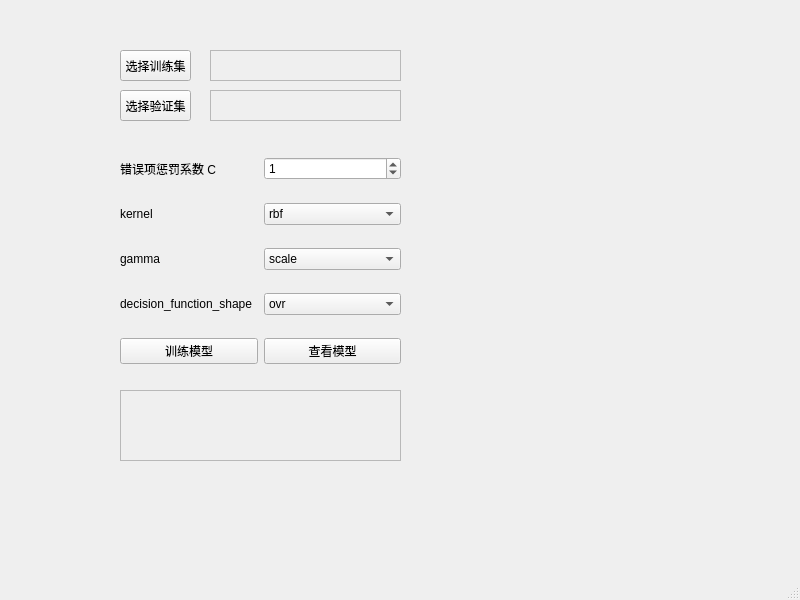
<?xml version="1.0" encoding="UTF-8"?>
<ui version="4.0">
 <class>MainWindow</class>
 <widget class="QMainWindow" name="MainWindow">
  <property name="geometry">
   <rect>
    <x>0</x>
    <y>0</y>
    <width>800</width>
    <height>600</height>
   </rect>
  </property>
  <property name="windowTitle">
   <string>MainWindow</string>
  </property>
  <widget class="QWidget" name="centralwidget">
   <widget class="QPushButton" name="pushButton_3">
    <property name="geometry">
     <rect>
      <x>120</x>
      <y>50</y>
      <width>71</width>
      <height>31</height>
     </rect>
    </property>
    <property name="text">
     <string>选择训练集</string>
    </property>
   </widget>
   <widget class="QTextBrowser" name="textBrowser">
    <property name="enabled">
     <bool>false</bool>
    </property>
    <property name="geometry">
     <rect>
      <x>120</x>
      <y>390</y>
      <width>281</width>
      <height>71</height>
     </rect>
    </property>
    <property name="html">
     <string>&lt;!DOCTYPE HTML PUBLIC &quot;-//W3C//DTD HTML 4.0//EN&quot; &quot;http://www.w3.org/TR/REC-html40/strict.dtd&quot;&gt;
&lt;html&gt;&lt;head&gt;&lt;meta name=&quot;qrichtext&quot; content=&quot;1&quot; /&gt;&lt;style type=&quot;text/css&quot;&gt;
p, li { white-space: pre-wrap; }
&lt;/style&gt;&lt;/head&gt;&lt;body style=&quot; font-family:'SimSun'; font-size:9pt; font-weight:400; font-style:normal;&quot;&gt;
&lt;p style=&quot;-qt-paragraph-type:empty; margin-top:0px; margin-bottom:0px; margin-left:0px; margin-right:0px; -qt-block-indent:0; text-indent:0px;&quot;&gt;&lt;br /&gt;&lt;/p&gt;&lt;/body&gt;&lt;/html&gt;</string>
    </property>
   </widget>
   <widget class="QPushButton" name="pushButton_4">
    <property name="geometry">
     <rect>
      <x>120</x>
      <y>90</y>
      <width>71</width>
      <height>31</height>
     </rect>
    </property>
    <property name="text">
     <string>选择验证集</string>
    </property>
   </widget>
   <widget class="QTextBrowser" name="textBrowser_3">
    <property name="enabled">
     <bool>false</bool>
    </property>
    <property name="geometry">
     <rect>
      <x>210</x>
      <y>90</y>
      <width>191</width>
      <height>31</height>
     </rect>
    </property>
    <property name="html">
     <string>&lt;!DOCTYPE HTML PUBLIC &quot;-//W3C//DTD HTML 4.0//EN&quot; &quot;http://www.w3.org/TR/REC-html40/strict.dtd&quot;&gt;
&lt;html&gt;&lt;head&gt;&lt;meta name=&quot;qrichtext&quot; content=&quot;1&quot; /&gt;&lt;style type=&quot;text/css&quot;&gt;
p, li { white-space: pre-wrap; }
&lt;/style&gt;&lt;/head&gt;&lt;body style=&quot; font-family:'SimSun'; font-size:9pt; font-weight:400; font-style:normal;&quot;&gt;
&lt;p style=&quot;-qt-paragraph-type:empty; margin-top:0px; margin-bottom:0px; margin-left:0px; margin-right:0px; -qt-block-indent:0; text-indent:0px;&quot;&gt;&lt;br /&gt;&lt;/p&gt;&lt;/body&gt;&lt;/html&gt;</string>
    </property>
   </widget>
   <widget class="QWidget" name="layoutWidget">
    <property name="enabled">
     <bool>true</bool>
    </property>
    <property name="geometry">
     <rect>
      <x>120</x>
      <y>140</y>
      <width>281</width>
      <height>241</height>
     </rect>
    </property>
    <layout class="QVBoxLayout" name="verticalLayout">
     <item>
      <layout class="QHBoxLayout" name="horizontalLayout">
       <item>
        <widget class="QLabel" name="label">
         <property name="enabled">
          <bool>true</bool>
         </property>
         <property name="text">
          <string>错误项惩罚系数 C</string>
         </property>
        </widget>
       </item>
       <item>
        <widget class="QSpinBox" name="spinBox">
         <property name="enabled">
          <bool>true</bool>
         </property>
         <property name="prefix">
          <string/>
         </property>
         <property name="minimum">
          <number>0</number>
         </property>
         <property name="maximum">
          <number>5</number>
         </property>
         <property name="singleStep">
          <number>1</number>
         </property>
         <property name="value">
          <number>1</number>
         </property>
        </widget>
       </item>
      </layout>
     </item>
     <item>
      <layout class="QHBoxLayout" name="horizontalLayout_2">
       <item>
        <widget class="QLabel" name="label_2">
         <property name="enabled">
          <bool>true</bool>
         </property>
         <property name="text">
          <string>kernel</string>
         </property>
        </widget>
       </item>
       <item>
        <widget class="QComboBox" name="comboBox_1">
         <property name="enabled">
          <bool>true</bool>
         </property>
         <property name="currentText">
          <string>rbf</string>
         </property>
         <property name="currentIndex">
          <number>2</number>
         </property>
         <item>
          <property name="text">
           <string>linear</string>
          </property>
         </item>
         <item>
          <property name="text">
           <string>poly</string>
          </property>
         </item>
         <item>
          <property name="text">
           <string>rbf</string>
          </property>
         </item>
         <item>
          <property name="text">
           <string>sigmoid</string>
          </property>
         </item>
         <item>
          <property name="text">
           <string>precomputed</string>
          </property>
         </item>
        </widget>
       </item>
      </layout>
     </item>
     <item>
      <layout class="QHBoxLayout" name="horizontalLayout_3">
       <item>
        <widget class="QLabel" name="label_3">
         <property name="enabled">
          <bool>true</bool>
         </property>
         <property name="text">
          <string>gamma</string>
         </property>
        </widget>
       </item>
       <item>
        <widget class="QComboBox" name="comboBox_2">
         <property name="enabled">
          <bool>true</bool>
         </property>
         <property name="currentIndex">
          <number>1</number>
         </property>
         <item>
          <property name="text">
           <string>auto</string>
          </property>
         </item>
         <item>
          <property name="text">
           <string>scale</string>
          </property>
         </item>
        </widget>
       </item>
      </layout>
     </item>
     <item>
      <layout class="QHBoxLayout" name="horizontalLayout_4">
       <item>
        <widget class="QLabel" name="label_4">
         <property name="enabled">
          <bool>true</bool>
         </property>
         <property name="text">
          <string>decision_function_shape</string>
         </property>
        </widget>
       </item>
       <item>
        <widget class="QComboBox" name="comboBox_3">
         <property name="enabled">
          <bool>true</bool>
         </property>
         <item>
          <property name="text">
           <string>ovr</string>
          </property>
         </item>
         <item>
          <property name="text">
           <string>ovo</string>
          </property>
         </item>
        </widget>
       </item>
      </layout>
     </item>
     <item>
      <layout class="QHBoxLayout" name="horizontalLayout_5">
       <item>
        <widget class="QPushButton" name="pushButton">
         <property name="enabled">
          <bool>true</bool>
         </property>
         <property name="text">
          <string>训练模型</string>
         </property>
        </widget>
       </item>
       <item>
        <widget class="QPushButton" name="pushButton_2">
         <property name="enabled">
          <bool>true</bool>
         </property>
         <property name="text">
          <string>查看模型</string>
         </property>
        </widget>
       </item>
      </layout>
     </item>
    </layout>
   </widget>
   <widget class="QTextBrowser" name="textBrowser_2">
    <property name="enabled">
     <bool>false</bool>
    </property>
    <property name="geometry">
     <rect>
      <x>210</x>
      <y>50</y>
      <width>191</width>
      <height>31</height>
     </rect>
    </property>
    <property name="html">
     <string>&lt;!DOCTYPE HTML PUBLIC &quot;-//W3C//DTD HTML 4.0//EN&quot; &quot;http://www.w3.org/TR/REC-html40/strict.dtd&quot;&gt;
&lt;html&gt;&lt;head&gt;&lt;meta name=&quot;qrichtext&quot; content=&quot;1&quot; /&gt;&lt;style type=&quot;text/css&quot;&gt;
p, li { white-space: pre-wrap; }
&lt;/style&gt;&lt;/head&gt;&lt;body style=&quot; font-family:'SimSun'; font-size:9pt; font-weight:400; font-style:normal;&quot;&gt;
&lt;p style=&quot;-qt-paragraph-type:empty; margin-top:0px; margin-bottom:0px; margin-left:0px; margin-right:0px; -qt-block-indent:0; text-indent:0px;&quot;&gt;&lt;br /&gt;&lt;/p&gt;&lt;/body&gt;&lt;/html&gt;</string>
    </property>
   </widget>
  </widget>
  <widget class="QMenuBar" name="menubar">
   <property name="geometry">
    <rect>
     <x>0</x>
     <y>0</y>
     <width>800</width>
     <height>23</height>
    </rect>
   </property>
  </widget>
  <widget class="QStatusBar" name="statusbar"/>
 </widget>
 <resources/>
 <connections/>
</ui>
